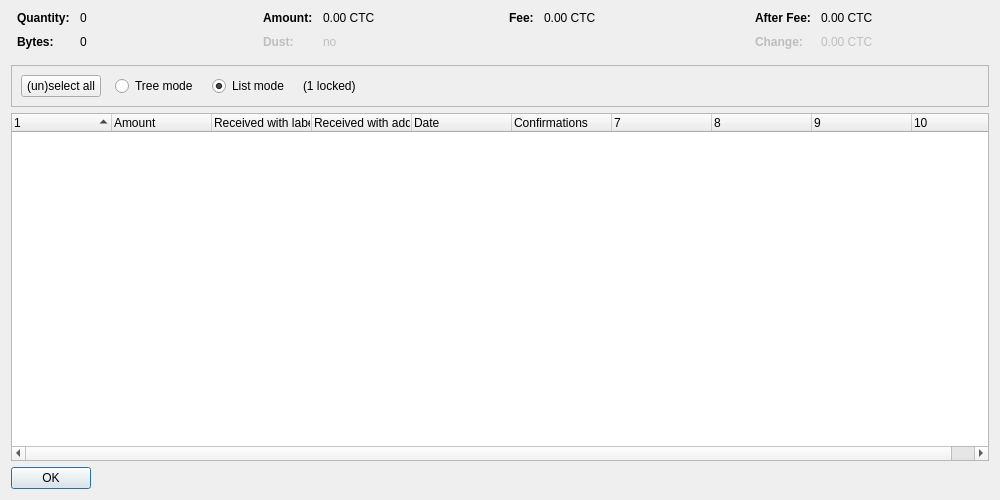
<?xml version="1.0" encoding="UTF-8"?>
<ui version="4.0">
 <class>CoinControlDialog</class>
 <widget class="QDialog" name="CoinControlDialog">
  <property name="geometry">
   <rect>
    <x>0</x>
    <y>0</y>
    <width>1000</width>
    <height>500</height>
   </rect>
  </property>
  <property name="windowTitle">
   <string>Coin Selection</string>
  </property>
  <layout class="QVBoxLayout" name="verticalLayout">
   <item>
    <layout class="QHBoxLayout" name="horizontalLayoutTop" stretch="0,0,0,0">
     <property name="topMargin">
      <number>0</number>
     </property>
     <property name="bottomMargin">
      <number>10</number>
     </property>
     <item>
      <layout class="QFormLayout" name="formLayoutCoinControl1">
       <property name="horizontalSpacing">
        <number>10</number>
       </property>
       <property name="verticalSpacing">
        <number>10</number>
       </property>
       <property name="leftMargin">
        <number>6</number>
       </property>
       <property name="rightMargin">
        <number>6</number>
       </property>
       <item row="0" column="0">
        <widget class="QLabel" name="labelCoinControlQuantityText">
         <property name="font">
          <font>
           <weight>75</weight>
           <bold>true</bold>
          </font>
         </property>
         <property name="text">
          <string>Quantity:</string>
         </property>
        </widget>
       </item>
       <item row="0" column="1">
        <widget class="QLabel" name="labelCoinControlQuantity">
         <property name="cursor">
          <cursorShape>IBeamCursor</cursorShape>
         </property>
         <property name="contextMenuPolicy">
          <enum>Qt::ActionsContextMenu</enum>
         </property>
         <property name="text">
          <string notr="true">0</string>
         </property>
         <property name="textInteractionFlags">
          <set>Qt::LinksAccessibleByMouse|Qt::TextSelectableByKeyboard|Qt::TextSelectableByMouse</set>
         </property>
        </widget>
       </item>
       <item row="1" column="0">
        <widget class="QLabel" name="labelCoinControlBytesText">
         <property name="font">
          <font>
           <weight>75</weight>
           <bold>true</bold>
          </font>
         </property>
         <property name="text">
          <string>Bytes:</string>
         </property>
        </widget>
       </item>
       <item row="1" column="1">
        <widget class="QLabel" name="labelCoinControlBytes">
         <property name="cursor">
          <cursorShape>IBeamCursor</cursorShape>
         </property>
         <property name="contextMenuPolicy">
          <enum>Qt::ActionsContextMenu</enum>
         </property>
         <property name="text">
          <string notr="true">0</string>
         </property>
         <property name="textInteractionFlags">
          <set>Qt::LinksAccessibleByMouse|Qt::TextSelectableByKeyboard|Qt::TextSelectableByMouse</set>
         </property>
        </widget>
       </item>
      </layout>
     </item>
     <item>
      <layout class="QFormLayout" name="formLayoutCoinControl2">
       <property name="horizontalSpacing">
        <number>10</number>
       </property>
       <property name="verticalSpacing">
        <number>10</number>
       </property>
       <property name="leftMargin">
        <number>6</number>
       </property>
       <property name="rightMargin">
        <number>6</number>
       </property>
       <item row="0" column="0">
        <widget class="QLabel" name="labelCoinControlAmountText">
         <property name="font">
          <font>
           <weight>75</weight>
           <bold>true</bold>
          </font>
         </property>
         <property name="text">
          <string>Amount:</string>
         </property>
        </widget>
       </item>
       <item row="0" column="1">
        <widget class="QLabel" name="labelCoinControlAmount">
         <property name="cursor">
          <cursorShape>IBeamCursor</cursorShape>
         </property>
         <property name="contextMenuPolicy">
          <enum>Qt::ActionsContextMenu</enum>
         </property>
         <property name="text">
          <string notr="true">0.00 CTC</string>
         </property>
         <property name="textInteractionFlags">
          <set>Qt::LinksAccessibleByMouse|Qt::TextSelectableByKeyboard|Qt::TextSelectableByMouse</set>
         </property>
        </widget>
       </item>
       <item row="1" column="0">
        <widget class="QLabel" name="labelCoinControlLowOutputText">
         <property name="enabled">
          <bool>false</bool>
         </property>
         <property name="font">
          <font>
           <weight>75</weight>
           <bold>true</bold>
          </font>
         </property>
         <property name="text">
          <string>Dust:</string>
         </property>
        </widget>
       </item>
       <item row="1" column="1">
        <widget class="QLabel" name="labelCoinControlLowOutput">
         <property name="enabled">
          <bool>false</bool>
         </property>
         <property name="cursor">
          <cursorShape>IBeamCursor</cursorShape>
         </property>
         <property name="contextMenuPolicy">
          <enum>Qt::ActionsContextMenu</enum>
         </property>
         <property name="text">
          <string notr="true">no</string>
         </property>
         <property name="textInteractionFlags">
          <set>Qt::LinksAccessibleByMouse|Qt::TextSelectableByKeyboard|Qt::TextSelectableByMouse</set>
         </property>
        </widget>
       </item>
      </layout>
     </item>
     <item>
      <layout class="QFormLayout" name="formLayoutCoinControl3">
       <property name="horizontalSpacing">
        <number>10</number>
       </property>
       <property name="verticalSpacing">
        <number>10</number>
       </property>
       <property name="leftMargin">
        <number>6</number>
       </property>
       <property name="rightMargin">
        <number>6</number>
       </property>
       <item row="0" column="0">
        <widget class="QLabel" name="labelCoinControlFeeText">
         <property name="font">
          <font>
           <weight>75</weight>
           <bold>true</bold>
          </font>
         </property>
         <property name="text">
          <string>Fee:</string>
         </property>
        </widget>
       </item>
       <item row="0" column="1">
        <widget class="QLabel" name="labelCoinControlFee">
         <property name="cursor">
          <cursorShape>IBeamCursor</cursorShape>
         </property>
         <property name="contextMenuPolicy">
          <enum>Qt::ActionsContextMenu</enum>
         </property>
         <property name="text">
          <string notr="true">0.00 CTC</string>
         </property>
         <property name="textInteractionFlags">
          <set>Qt::LinksAccessibleByMouse|Qt::TextSelectableByKeyboard|Qt::TextSelectableByMouse</set>
         </property>
        </widget>
       </item>
      </layout>
     </item>
     <item>
      <layout class="QFormLayout" name="formLayoutCoinControl4">
       <property name="horizontalSpacing">
        <number>10</number>
       </property>
       <property name="verticalSpacing">
        <number>10</number>
       </property>
       <property name="leftMargin">
        <number>6</number>
       </property>
       <property name="rightMargin">
        <number>6</number>
       </property>
       <item row="0" column="0">
        <widget class="QLabel" name="labelCoinControlAfterFeeText">
         <property name="font">
          <font>
           <weight>75</weight>
           <bold>true</bold>
          </font>
         </property>
         <property name="text">
          <string>After Fee:</string>
         </property>
        </widget>
       </item>
       <item row="0" column="1">
        <widget class="QLabel" name="labelCoinControlAfterFee">
         <property name="cursor">
          <cursorShape>IBeamCursor</cursorShape>
         </property>
         <property name="contextMenuPolicy">
          <enum>Qt::ActionsContextMenu</enum>
         </property>
         <property name="text">
          <string notr="true">0.00 CTC</string>
         </property>
         <property name="textInteractionFlags">
          <set>Qt::LinksAccessibleByMouse|Qt::TextSelectableByKeyboard|Qt::TextSelectableByMouse</set>
         </property>
        </widget>
       </item>
       <item row="1" column="0">
        <widget class="QLabel" name="labelCoinControlChangeText">
         <property name="enabled">
          <bool>false</bool>
         </property>
         <property name="font">
          <font>
           <weight>75</weight>
           <bold>true</bold>
          </font>
         </property>
         <property name="text">
          <string>Change:</string>
         </property>
        </widget>
       </item>
       <item row="1" column="1">
        <widget class="QLabel" name="labelCoinControlChange">
         <property name="enabled">
          <bool>false</bool>
         </property>
         <property name="cursor">
          <cursorShape>IBeamCursor</cursorShape>
         </property>
         <property name="contextMenuPolicy">
          <enum>Qt::ActionsContextMenu</enum>
         </property>
         <property name="text">
          <string notr="true">0.00 CTC</string>
         </property>
         <property name="textInteractionFlags">
          <set>Qt::LinksAccessibleByMouse|Qt::TextSelectableByKeyboard|Qt::TextSelectableByMouse</set>
         </property>
        </widget>
       </item>
      </layout>
     </item>
    </layout>
   </item>
   <item>
    <widget class="QFrame" name="frame">
     <property name="minimumSize">
      <size>
       <width>0</width>
       <height>40</height>
      </size>
     </property>
     <property name="frameShape">
      <enum>QFrame::StyledPanel</enum>
     </property>
     <property name="frameShadow">
      <enum>QFrame::Sunken</enum>
     </property>
     <layout class="QHBoxLayout" name="horizontalLayout">
      <item>
       <layout class="QHBoxLayout" name="horizontalLayoutPanel" stretch="0,0,0,0,0">
        <property name="spacing">
         <number>14</number>
        </property>
        <item>
         <widget class="QPushButton" name="pushButtonSelectAll">
          <property name="sizePolicy">
           <sizepolicy hsizetype="Maximum" vsizetype="Fixed">
            <horstretch>0</horstretch>
            <verstretch>0</verstretch>
           </sizepolicy>
          </property>
          <property name="text">
           <string>(un)select all</string>
          </property>
          <property name="autoDefault">
           <bool>false</bool>
          </property>
         </widget>
        </item>
        <item>
         <widget class="QRadioButton" name="radioTreeMode">
          <property name="sizePolicy">
           <sizepolicy hsizetype="Maximum" vsizetype="Fixed">
            <horstretch>0</horstretch>
            <verstretch>0</verstretch>
           </sizepolicy>
          </property>
          <property name="text">
           <string>Tree mode</string>
          </property>
         </widget>
        </item>
        <item>
         <widget class="QRadioButton" name="radioListMode">
          <property name="sizePolicy">
           <sizepolicy hsizetype="Maximum" vsizetype="Fixed">
            <horstretch>0</horstretch>
            <verstretch>0</verstretch>
           </sizepolicy>
          </property>
          <property name="text">
           <string>List mode</string>
          </property>
          <property name="checked">
           <bool>true</bool>
          </property>
         </widget>
        </item>
        <item>
         <widget class="QLabel" name="labelLocked">
          <property name="text">
           <string notr="true">(1 locked)</string>
          </property>
         </widget>
        </item>
        <item>
         <spacer name="horizontalSpacer">
          <property name="orientation">
           <enum>Qt::Horizontal</enum>
          </property>
          <property name="sizeHint" stdset="0">
           <size>
            <width>40</width>
            <height>20</height>
           </size>
          </property>
         </spacer>
        </item>
       </layout>
      </item>
     </layout>
    </widget>
   </item>
   <item>
    <widget class="CoinControlTreeWidget" name="treeWidget">
     <property name="contextMenuPolicy">
      <enum>Qt::CustomContextMenu</enum>
     </property>
     <property name="sortingEnabled">
      <bool>false</bool>
     </property>
     <property name="columnCount">
      <number>10</number>
     </property>
     <attribute name="headerShowSortIndicator" stdset="0">
      <bool>true</bool>
     </attribute>
     <attribute name="headerStretchLastSection">
      <bool>false</bool>
     </attribute>
     <column>
      <property name="text">
       <string/>
      </property>
     </column>
     <column>
      <property name="text">
       <string>Amount</string>
      </property>
     </column>
     <column>
      <property name="text">
       <string>Received with label</string>
      </property>
     </column>
     <column>
      <property name="text">
       <string>Received with address</string>
      </property>
     </column>
     <column>
      <property name="text">
       <string>Date</string>
      </property>
     </column>
     <column>
      <property name="text">
       <string>Confirmations</string>
      </property>
      <property name="toolTip">
       <string>Confirmed</string>
      </property>
     </column>
     <column>
      <property name="text">
       <string/>
      </property>
     </column>
     <column>
      <property name="text">
       <string/>
      </property>
     </column>
     <column>
      <property name="text">
       <string/>
      </property>
     </column>
     <column>
      <property name="text">
       <string/>
      </property>
     </column>
    </widget>
   </item>
   <item>
    <widget class="QDialogButtonBox" name="buttonBox">
     <property name="sizePolicy">
      <sizepolicy hsizetype="Maximum" vsizetype="Fixed">
       <horstretch>0</horstretch>
       <verstretch>0</verstretch>
      </sizepolicy>
     </property>
     <property name="orientation">
      <enum>Qt::Horizontal</enum>
     </property>
     <property name="standardButtons">
      <set>QDialogButtonBox::Ok</set>
     </property>
    </widget>
   </item>
  </layout>
 </widget>
 <customwidgets>
  <customwidget>
   <class>CoinControlTreeWidget</class>
   <extends>QTreeWidget</extends>
   <header>coincontroltreewidget.h</header>
  </customwidget>
 </customwidgets>
 <resources/>
 <connections/>
</ui>
